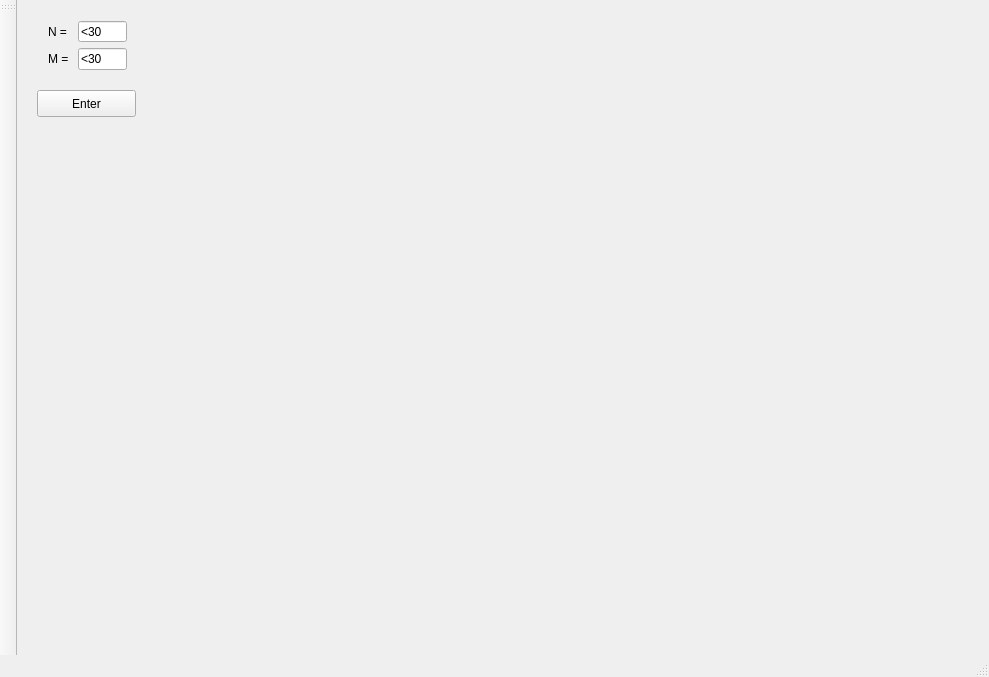
<?xml version="1.0" encoding="UTF-8"?>
<ui version="4.0">
 <class>MainWindow</class>
 <widget class="QMainWindow" name="MainWindow">
  <property name="geometry">
   <rect>
    <x>0</x>
    <y>0</y>
    <width>989</width>
    <height>677</height>
   </rect>
  </property>
  <property name="windowTitle">
   <string>MainWindow</string>
  </property>
  <widget class="QWidget" name="centralWidget">
   <widget class="QWidget" name="formLayoutWidget">
    <property name="geometry">
     <rect>
      <x>20</x>
      <y>10</y>
      <width>101</width>
      <height>71</height>
     </rect>
    </property>
    <layout class="QFormLayout" name="formLayout">
     <item row="0" column="0">
      <widget class="QLabel" name="nLabel">
       <property name="text">
        <string>N = </string>
       </property>
      </widget>
     </item>
     <item row="0" column="1">
      <widget class="QLineEdit" name="nLineEdit">
       <property name="text">
        <string>&lt;30</string>
       </property>
      </widget>
     </item>
     <item row="1" column="0">
      <widget class="QLabel" name="mLabel">
       <property name="text">
        <string>M = </string>
       </property>
      </widget>
     </item>
     <item row="1" column="1">
      <widget class="QLineEdit" name="mLineEdit">
       <property name="text">
        <string>&lt;30</string>
       </property>
      </widget>
     </item>
    </layout>
   </widget>
   <widget class="QPushButton" name="pushButton">
    <property name="enabled">
     <bool>true</bool>
    </property>
    <property name="geometry">
     <rect>
      <x>20</x>
      <y>90</y>
      <width>99</width>
      <height>27</height>
     </rect>
    </property>
    <property name="text">
     <string>Enter</string>
    </property>
   </widget>
  </widget>
  <widget class="QMenuBar" name="menuBar">
   <property name="geometry">
    <rect>
     <x>0</x>
     <y>0</y>
     <width>989</width>
     <height>25</height>
    </rect>
   </property>
  </widget>
  <widget class="QToolBar" name="mainToolBar">
   <attribute name="toolBarArea">
    <enum>LeftToolBarArea</enum>
   </attribute>
   <attribute name="toolBarBreak">
    <bool>true</bool>
   </attribute>
  </widget>
  <widget class="QStatusBar" name="statusBar"/>
 </widget>
 <layoutdefault spacing="6" margin="11"/>
 <resources/>
 <connections/>
</ui>
